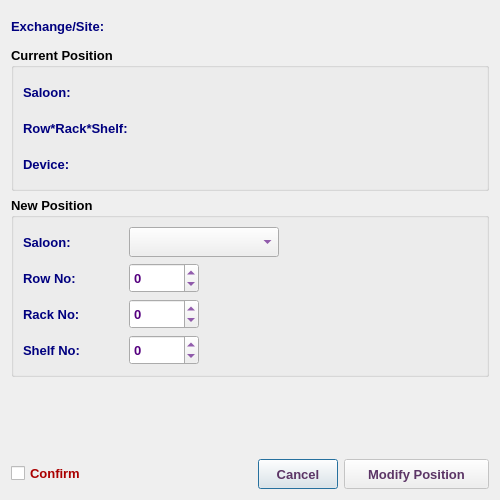
<?xml version="1.0" encoding="UTF-8"?>
<ui version="4.0">
 <class>EditDevicePositionDialog</class>
 <widget class="QDialog" name="EditDevicePositionDialog">
  <property name="windowModality">
   <enum>Qt::NonModal</enum>
  </property>
  <property name="geometry">
   <rect>
    <x>0</x>
    <y>0</y>
    <width>500</width>
    <height>500</height>
   </rect>
  </property>
  <property name="sizePolicy">
   <sizepolicy hsizetype="Fixed" vsizetype="Fixed">
    <horstretch>0</horstretch>
    <verstretch>0</verstretch>
   </sizepolicy>
  </property>
  <property name="minimumSize">
   <size>
    <width>500</width>
    <height>500</height>
   </size>
  </property>
  <property name="maximumSize">
   <size>
    <width>501</width>
    <height>501</height>
   </size>
  </property>
  <property name="font">
   <font>
    <family>Tahoma</family>
    <pointsize>10</pointsize>
   </font>
  </property>
  <property name="windowTitle">
   <string>Edit Device Position</string>
  </property>
  <property name="windowIcon">
   <iconset resource="../../../../image.qrc">
    <normaloff>:/Image/edit.png</normaloff>:/Image/edit.png</iconset>
  </property>
  <layout class="QVBoxLayout" name="verticalLayout">
   <item>
    <layout class="QHBoxLayout" name="horizontalLayout_7">
     <item>
      <widget class="QLabel" name="label_6">
       <property name="minimumSize">
        <size>
         <width>160</width>
         <height>30</height>
        </size>
       </property>
       <property name="maximumSize">
        <size>
         <width>160</width>
         <height>30</height>
        </size>
       </property>
       <property name="font">
        <font>
         <family>Tahoma</family>
         <pointsize>10</pointsize>
         <weight>75</weight>
         <bold>true</bold>
        </font>
       </property>
       <property name="styleSheet">
        <string notr="true">color: rgb(0, 0, 127);</string>
       </property>
       <property name="text">
        <string>Exchange/Site:</string>
       </property>
      </widget>
     </item>
     <item>
      <widget class="QLabel" name="abbrLbl">
       <property name="sizePolicy">
        <sizepolicy hsizetype="Expanding" vsizetype="Preferred">
         <horstretch>0</horstretch>
         <verstretch>0</verstretch>
        </sizepolicy>
       </property>
       <property name="minimumSize">
        <size>
         <width>200</width>
         <height>30</height>
        </size>
       </property>
       <property name="maximumSize">
        <size>
         <width>500</width>
         <height>30</height>
        </size>
       </property>
       <property name="font">
        <font>
         <family>Tahoma</family>
         <pointsize>10</pointsize>
         <weight>75</weight>
         <bold>true</bold>
        </font>
       </property>
       <property name="styleSheet">
        <string notr="true">color: rgb(85, 0, 127);</string>
       </property>
       <property name="text">
        <string/>
       </property>
       <property name="alignment">
        <set>Qt::AlignLeading|Qt::AlignLeft|Qt::AlignVCenter</set>
       </property>
       <property name="wordWrap">
        <bool>true</bool>
       </property>
      </widget>
     </item>
    </layout>
   </item>
   <item>
    <widget class="QGroupBox" name="groupBox_2">
     <property name="font">
      <font>
       <family>Tahoma</family>
       <pointsize>10</pointsize>
       <weight>75</weight>
       <bold>true</bold>
      </font>
     </property>
     <property name="title">
      <string>Current Position</string>
     </property>
     <layout class="QVBoxLayout" name="verticalLayout_3">
      <item>
       <layout class="QHBoxLayout" name="horizontalLayout_6">
        <item>
         <widget class="QLabel" name="label_5">
          <property name="minimumSize">
           <size>
            <width>160</width>
            <height>30</height>
           </size>
          </property>
          <property name="maximumSize">
           <size>
            <width>160</width>
            <height>30</height>
           </size>
          </property>
          <property name="font">
           <font>
            <family>Tahoma</family>
            <pointsize>10</pointsize>
            <weight>75</weight>
            <bold>true</bold>
           </font>
          </property>
          <property name="styleSheet">
           <string notr="true">color: rgb(0, 0, 127);</string>
          </property>
          <property name="text">
           <string>Saloon:</string>
          </property>
         </widget>
        </item>
        <item>
         <widget class="QLabel" name="saloonLbl">
          <property name="sizePolicy">
           <sizepolicy hsizetype="Expanding" vsizetype="Preferred">
            <horstretch>0</horstretch>
            <verstretch>0</verstretch>
           </sizepolicy>
          </property>
          <property name="minimumSize">
           <size>
            <width>200</width>
            <height>30</height>
           </size>
          </property>
          <property name="maximumSize">
           <size>
            <width>500</width>
            <height>30</height>
           </size>
          </property>
          <property name="font">
           <font>
            <family>Tahoma</family>
            <pointsize>10</pointsize>
            <weight>75</weight>
            <bold>true</bold>
           </font>
          </property>
          <property name="styleSheet">
           <string notr="true">color: rgb(85, 0, 127);</string>
          </property>
          <property name="text">
           <string/>
          </property>
          <property name="alignment">
           <set>Qt::AlignLeading|Qt::AlignLeft|Qt::AlignVCenter</set>
          </property>
          <property name="wordWrap">
           <bool>true</bool>
          </property>
         </widget>
        </item>
       </layout>
      </item>
      <item>
       <layout class="QHBoxLayout" name="horizontalLayout_5">
        <item>
         <widget class="QLabel" name="label_4">
          <property name="minimumSize">
           <size>
            <width>160</width>
            <height>30</height>
           </size>
          </property>
          <property name="maximumSize">
           <size>
            <width>160</width>
            <height>30</height>
           </size>
          </property>
          <property name="font">
           <font>
            <family>Tahoma</family>
            <pointsize>10</pointsize>
            <weight>75</weight>
            <bold>true</bold>
           </font>
          </property>
          <property name="styleSheet">
           <string notr="true">color: rgb(0, 0, 127);</string>
          </property>
          <property name="text">
           <string>Row*Rack*Shelf:</string>
          </property>
         </widget>
        </item>
        <item>
         <widget class="QLabel" name="RRSLbl">
          <property name="sizePolicy">
           <sizepolicy hsizetype="Expanding" vsizetype="Preferred">
            <horstretch>0</horstretch>
            <verstretch>0</verstretch>
           </sizepolicy>
          </property>
          <property name="minimumSize">
           <size>
            <width>200</width>
            <height>30</height>
           </size>
          </property>
          <property name="maximumSize">
           <size>
            <width>500</width>
            <height>30</height>
           </size>
          </property>
          <property name="font">
           <font>
            <family>Tahoma</family>
            <pointsize>10</pointsize>
            <weight>75</weight>
            <bold>true</bold>
           </font>
          </property>
          <property name="styleSheet">
           <string notr="true">color: rgb(85, 0, 127);</string>
          </property>
          <property name="text">
           <string/>
          </property>
          <property name="wordWrap">
           <bool>true</bool>
          </property>
         </widget>
        </item>
       </layout>
      </item>
      <item>
       <layout class="QHBoxLayout" name="horizontalLayout_3">
        <item>
         <widget class="QLabel" name="label_3">
          <property name="minimumSize">
           <size>
            <width>160</width>
            <height>30</height>
           </size>
          </property>
          <property name="maximumSize">
           <size>
            <width>160</width>
            <height>30</height>
           </size>
          </property>
          <property name="font">
           <font>
            <family>Tahoma</family>
            <pointsize>10</pointsize>
            <weight>75</weight>
            <bold>true</bold>
           </font>
          </property>
          <property name="styleSheet">
           <string notr="true">color: rgb(0, 0, 127);</string>
          </property>
          <property name="text">
           <string>Device:</string>
          </property>
         </widget>
        </item>
        <item>
         <widget class="QLabel" name="deviceLbl">
          <property name="sizePolicy">
           <sizepolicy hsizetype="Expanding" vsizetype="Preferred">
            <horstretch>0</horstretch>
            <verstretch>0</verstretch>
           </sizepolicy>
          </property>
          <property name="minimumSize">
           <size>
            <width>200</width>
            <height>30</height>
           </size>
          </property>
          <property name="maximumSize">
           <size>
            <width>500</width>
            <height>30</height>
           </size>
          </property>
          <property name="font">
           <font>
            <family>Tahoma</family>
            <pointsize>10</pointsize>
            <weight>75</weight>
            <bold>true</bold>
           </font>
          </property>
          <property name="styleSheet">
           <string notr="true">color: rgb(85, 0, 127);</string>
          </property>
          <property name="text">
           <string/>
          </property>
          <property name="wordWrap">
           <bool>true</bool>
          </property>
         </widget>
        </item>
       </layout>
      </item>
     </layout>
    </widget>
   </item>
   <item>
    <widget class="QGroupBox" name="groupBox">
     <property name="font">
      <font>
       <family>Tahoma</family>
       <pointsize>10</pointsize>
       <weight>75</weight>
       <bold>true</bold>
      </font>
     </property>
     <property name="title">
      <string>New Position</string>
     </property>
     <layout class="QVBoxLayout" name="verticalLayout_2">
      <item>
       <layout class="QHBoxLayout" name="horizontalLayout_9">
        <item>
         <widget class="QLabel" name="label_8">
          <property name="minimumSize">
           <size>
            <width>100</width>
            <height>30</height>
           </size>
          </property>
          <property name="maximumSize">
           <size>
            <width>100</width>
            <height>30</height>
           </size>
          </property>
          <property name="font">
           <font>
            <family>Tahoma</family>
            <pointsize>10</pointsize>
            <weight>75</weight>
            <bold>true</bold>
           </font>
          </property>
          <property name="styleSheet">
           <string notr="true">color: rgb(0, 0, 127);</string>
          </property>
          <property name="text">
           <string>Saloon:</string>
          </property>
         </widget>
        </item>
        <item>
         <widget class="QComboBox" name="saloonCB">
          <property name="sizePolicy">
           <sizepolicy hsizetype="Preferred" vsizetype="Preferred">
            <horstretch>0</horstretch>
            <verstretch>0</verstretch>
           </sizepolicy>
          </property>
          <property name="minimumSize">
           <size>
            <width>150</width>
            <height>30</height>
           </size>
          </property>
          <property name="maximumSize">
           <size>
            <width>500</width>
            <height>30</height>
           </size>
          </property>
          <property name="font">
           <font>
            <family>Tahoma</family>
            <pointsize>10</pointsize>
            <weight>75</weight>
            <bold>true</bold>
           </font>
          </property>
          <property name="styleSheet">
           <string notr="true">color: rgb(85, 0, 127);</string>
          </property>
         </widget>
        </item>
        <item>
         <spacer name="horizontalSpacer_9">
          <property name="orientation">
           <enum>Qt::Horizontal</enum>
          </property>
          <property name="sizeHint" stdset="0">
           <size>
            <width>40</width>
            <height>20</height>
           </size>
          </property>
         </spacer>
        </item>
       </layout>
      </item>
      <item>
       <layout class="QHBoxLayout" name="horizontalLayout">
        <item>
         <widget class="QLabel" name="label">
          <property name="minimumSize">
           <size>
            <width>100</width>
            <height>30</height>
           </size>
          </property>
          <property name="maximumSize">
           <size>
            <width>100</width>
            <height>30</height>
           </size>
          </property>
          <property name="font">
           <font>
            <family>Tahoma</family>
            <pointsize>10</pointsize>
            <weight>75</weight>
            <bold>true</bold>
           </font>
          </property>
          <property name="styleSheet">
           <string notr="true">color: rgb(0, 0, 127);</string>
          </property>
          <property name="text">
           <string>Row No:</string>
          </property>
         </widget>
        </item>
        <item>
         <widget class="QSpinBox" name="rowSB">
          <property name="sizePolicy">
           <sizepolicy hsizetype="Minimum" vsizetype="Preferred">
            <horstretch>0</horstretch>
            <verstretch>0</verstretch>
           </sizepolicy>
          </property>
          <property name="minimumSize">
           <size>
            <width>70</width>
            <height>30</height>
           </size>
          </property>
          <property name="maximumSize">
           <size>
            <width>70</width>
            <height>30</height>
           </size>
          </property>
          <property name="font">
           <font>
            <family>Tahoma</family>
            <pointsize>10</pointsize>
            <weight>75</weight>
            <bold>true</bold>
           </font>
          </property>
          <property name="styleSheet">
           <string notr="true">color: rgb(85, 0, 127);</string>
          </property>
          <property name="minimum">
           <number>-100</number>
          </property>
          <property name="maximum">
           <number>100</number>
          </property>
         </widget>
        </item>
        <item>
         <spacer name="horizontalSpacer_3">
          <property name="font">
           <font>
            <family>Tahoma</family>
            <pointsize>10</pointsize>
           </font>
          </property>
          <property name="orientation">
           <enum>Qt::Horizontal</enum>
          </property>
          <property name="sizeHint" stdset="0">
           <size>
            <width>40</width>
            <height>20</height>
           </size>
          </property>
         </spacer>
        </item>
       </layout>
      </item>
      <item>
       <layout class="QHBoxLayout" name="horizontalLayout_2">
        <item>
         <widget class="QLabel" name="label_2">
          <property name="minimumSize">
           <size>
            <width>100</width>
            <height>30</height>
           </size>
          </property>
          <property name="maximumSize">
           <size>
            <width>100</width>
            <height>30</height>
           </size>
          </property>
          <property name="font">
           <font>
            <family>Tahoma</family>
            <pointsize>10</pointsize>
            <weight>75</weight>
            <bold>true</bold>
           </font>
          </property>
          <property name="styleSheet">
           <string notr="true">color: rgb(0, 0, 127);</string>
          </property>
          <property name="text">
           <string>Rack No:</string>
          </property>
         </widget>
        </item>
        <item>
         <widget class="QSpinBox" name="rackSB">
          <property name="sizePolicy">
           <sizepolicy hsizetype="Minimum" vsizetype="Preferred">
            <horstretch>0</horstretch>
            <verstretch>0</verstretch>
           </sizepolicy>
          </property>
          <property name="minimumSize">
           <size>
            <width>70</width>
            <height>30</height>
           </size>
          </property>
          <property name="maximumSize">
           <size>
            <width>70</width>
            <height>30</height>
           </size>
          </property>
          <property name="font">
           <font>
            <family>Tahoma</family>
            <pointsize>10</pointsize>
            <weight>75</weight>
            <bold>true</bold>
           </font>
          </property>
          <property name="styleSheet">
           <string notr="true">color: rgb(85, 0, 127);</string>
          </property>
          <property name="minimum">
           <number>-100</number>
          </property>
          <property name="maximum">
           <number>100</number>
          </property>
         </widget>
        </item>
        <item>
         <spacer name="horizontalSpacer_2">
          <property name="font">
           <font>
            <family>Tahoma</family>
            <pointsize>10</pointsize>
           </font>
          </property>
          <property name="orientation">
           <enum>Qt::Horizontal</enum>
          </property>
          <property name="sizeHint" stdset="0">
           <size>
            <width>40</width>
            <height>20</height>
           </size>
          </property>
         </spacer>
        </item>
       </layout>
      </item>
      <item>
       <layout class="QHBoxLayout" name="horizontalLayout_8">
        <item>
         <widget class="QLabel" name="label_7">
          <property name="minimumSize">
           <size>
            <width>100</width>
            <height>30</height>
           </size>
          </property>
          <property name="maximumSize">
           <size>
            <width>100</width>
            <height>30</height>
           </size>
          </property>
          <property name="font">
           <font>
            <family>Tahoma</family>
            <pointsize>10</pointsize>
            <weight>75</weight>
            <bold>true</bold>
           </font>
          </property>
          <property name="styleSheet">
           <string notr="true">color: rgb(0, 0, 127);</string>
          </property>
          <property name="text">
           <string>Shelf No:</string>
          </property>
         </widget>
        </item>
        <item>
         <widget class="QSpinBox" name="shelfSB">
          <property name="sizePolicy">
           <sizepolicy hsizetype="Minimum" vsizetype="Preferred">
            <horstretch>0</horstretch>
            <verstretch>0</verstretch>
           </sizepolicy>
          </property>
          <property name="minimumSize">
           <size>
            <width>70</width>
            <height>30</height>
           </size>
          </property>
          <property name="maximumSize">
           <size>
            <width>70</width>
            <height>30</height>
           </size>
          </property>
          <property name="font">
           <font>
            <family>Tahoma</family>
            <pointsize>10</pointsize>
            <weight>75</weight>
            <bold>true</bold>
           </font>
          </property>
          <property name="styleSheet">
           <string notr="true">color: rgb(85, 0, 127);</string>
          </property>
          <property name="minimum">
           <number>-100</number>
          </property>
          <property name="maximum">
           <number>100</number>
          </property>
         </widget>
        </item>
        <item>
         <spacer name="horizontalSpacer_8">
          <property name="font">
           <font>
            <family>Tahoma</family>
            <pointsize>10</pointsize>
           </font>
          </property>
          <property name="orientation">
           <enum>Qt::Horizontal</enum>
          </property>
          <property name="sizeHint" stdset="0">
           <size>
            <width>40</width>
            <height>20</height>
           </size>
          </property>
         </spacer>
        </item>
       </layout>
      </item>
     </layout>
    </widget>
   </item>
   <item>
    <spacer name="verticalSpacer">
     <property name="font">
      <font>
       <family>Tahoma</family>
       <pointsize>10</pointsize>
      </font>
     </property>
     <property name="orientation">
      <enum>Qt::Vertical</enum>
     </property>
     <property name="sizeHint" stdset="0">
      <size>
       <width>20</width>
       <height>81</height>
      </size>
     </property>
    </spacer>
   </item>
   <item>
    <layout class="QHBoxLayout" name="horizontalLayout_4">
     <item>
      <widget class="QCheckBox" name="checkBox">
       <property name="font">
        <font>
         <family>Tahoma</family>
         <pointsize>10</pointsize>
         <weight>75</weight>
         <bold>true</bold>
        </font>
       </property>
       <property name="styleSheet">
        <string notr="true">color: rgb(170, 0, 0);</string>
       </property>
       <property name="text">
        <string>Confirm</string>
       </property>
      </widget>
     </item>
     <item>
      <spacer name="horizontalSpacer">
       <property name="font">
        <font>
         <family>Tahoma</family>
         <pointsize>10</pointsize>
        </font>
       </property>
       <property name="orientation">
        <enum>Qt::Horizontal</enum>
       </property>
       <property name="sizeHint" stdset="0">
        <size>
         <width>40</width>
         <height>20</height>
        </size>
       </property>
      </spacer>
     </item>
     <item>
      <widget class="QPushButton" name="cancelBtn">
       <property name="sizePolicy">
        <sizepolicy hsizetype="Preferred" vsizetype="Preferred">
         <horstretch>0</horstretch>
         <verstretch>0</verstretch>
        </sizepolicy>
       </property>
       <property name="minimumSize">
        <size>
         <width>80</width>
         <height>30</height>
        </size>
       </property>
       <property name="maximumSize">
        <size>
         <width>150</width>
         <height>30</height>
        </size>
       </property>
       <property name="font">
        <font>
         <family>Tahoma</family>
         <pointsize>10</pointsize>
         <weight>75</weight>
         <bold>true</bold>
        </font>
       </property>
       <property name="styleSheet">
        <string notr="true">color: rgb(92, 53, 102);</string>
       </property>
       <property name="text">
        <string>Cancel</string>
       </property>
      </widget>
     </item>
     <item>
      <widget class="QPushButton" name="okBtn">
       <property name="enabled">
        <bool>false</bool>
       </property>
       <property name="sizePolicy">
        <sizepolicy hsizetype="Preferred" vsizetype="Preferred">
         <horstretch>0</horstretch>
         <verstretch>0</verstretch>
        </sizepolicy>
       </property>
       <property name="minimumSize">
        <size>
         <width>145</width>
         <height>30</height>
        </size>
       </property>
       <property name="maximumSize">
        <size>
         <width>220</width>
         <height>30</height>
        </size>
       </property>
       <property name="font">
        <font>
         <family>Tahoma</family>
         <pointsize>10</pointsize>
         <weight>75</weight>
         <bold>true</bold>
        </font>
       </property>
       <property name="styleSheet">
        <string notr="true">color: rgb(92, 53, 102);</string>
       </property>
       <property name="text">
        <string>Modify Position</string>
       </property>
       <property name="icon">
        <iconset resource="../../../../image.qrc">
         <normaloff>:/Image/edit.png</normaloff>:/Image/edit.png</iconset>
       </property>
       <property name="iconSize">
        <size>
         <width>20</width>
         <height>20</height>
        </size>
       </property>
      </widget>
     </item>
    </layout>
   </item>
  </layout>
 </widget>
 <tabstops>
  <tabstop>saloonCB</tabstop>
  <tabstop>rowSB</tabstop>
  <tabstop>rackSB</tabstop>
  <tabstop>shelfSB</tabstop>
  <tabstop>checkBox</tabstop>
  <tabstop>okBtn</tabstop>
  <tabstop>cancelBtn</tabstop>
 </tabstops>
 <resources>
  <include location="../../../../image.qrc"/>
 </resources>
 <connections/>
</ui>
